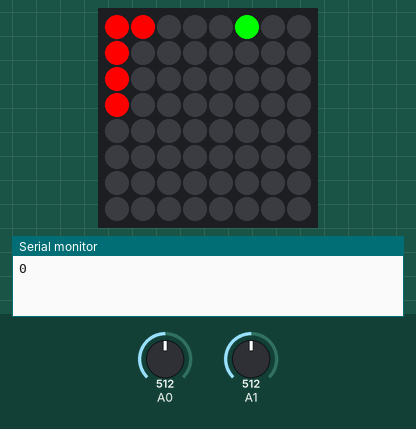
Simulated run of this sketch. Board: Arduino Uno, built with avr-gcc and run on an emulated ATmega328P. Parts: 8×8 RGB LED matrix (first LED top left, wired row by row), the last lines printed to the serial monitor. Inputs (shaded band) come from the test bench; at power-on: A1 = 512, A0 = 512. Random numbers use the default seed unless the sketch sets one.

Above: at 0.13 s.
At 1.2 s:
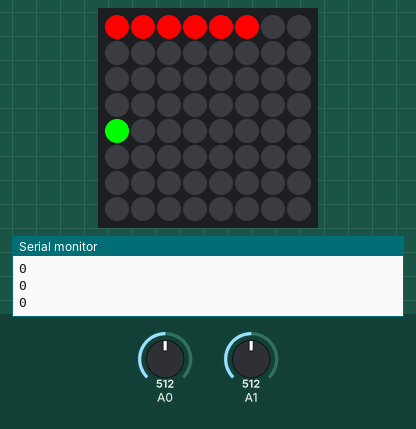
1.3 s: A1 set to 240
At 1.67 s:
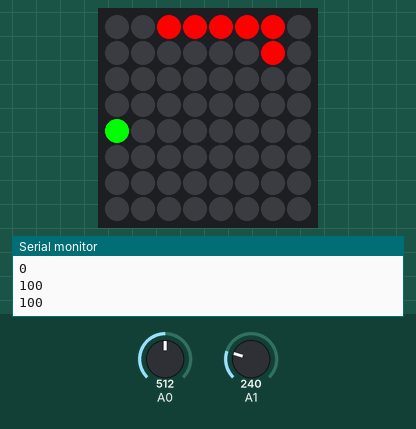
Timing chart, 0 to 4.3 s (numbered marks = the images above; inputs shaded):
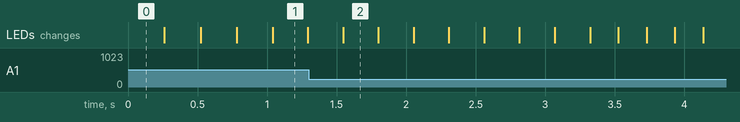

The sketch:

Snake.ino
```cpp
/*
SNAKE GAME
Created by Michael Cameron Welnick
implimented on arduino UNO R3 using adafrui 8x8 bi-Color LED matrix
I2C clock connected to port A5
I2C data connected to port  A4
analog joystick x input connected to port A0
analog joystick y input connected to port A1
*/

#include <Wire.h>
#include "Adafruit_LEDBackpack.h"
#include "Adafruit_GFX.h"
Adafruit_BicolorMatrix matrix = Adafruit_BicolorMatrix();

void setup() {
  Serial.begin(9600);
  matrix.begin(0x70);  // pass in the address

}

int8_t snake_move=3;   // initialize movement to right
int8_t snake_length=5; // initialize snake length
int8_t snake_x[32]={   // initial snake x positions
  0,0,0,0,0,0,0,0,1,2,3,4,5,6,7,7,6,5,4,3,2,1,0,0,1,2,3,4,5,6,7};
int8_t snake_y[32]={   // initial snake y positions
  0,1,2,3,4,5,6,7,7,7,7,7,7,7,7,6,6,6,6,6,6,6,6,5,5,5,5,5,5,5,5};
int8_t apple_x=5;      //initial apple x position
int8_t apple_y=0;      // inital apple y position
int8_t collision = 0;
int break_free = 0;
int delta = 210; // time delay
int score = 0;
void loop() {

  randomSeed(millis());    // initialize random seed
  matrix.setRotation(3);   // set rotation
  Serial.println(score);

  // FOLLOWING
   for (int8_t t=31; t > 0; t--){
    snake_x[t]=snake_x[t-1];
    snake_y[t]=snake_y[t-1];
  }

  // MOVEMENT
  switch (snake_move){
  case 1:  // up
    snake_y[0]--;
    break;

  case 2:  // down
    snake_y[0]++;
    break;

  case 3:  // right
    snake_x[0]++;
    break;

  case 4:  // left
    snake_x[0]--;
    break;
  }

  // Check for colision with self
  for (int8_t h=3; h<=snake_length; h++) // impossible to hit bits 0 through 2
  {
    if (snake_y[0] == snake_y[h] && snake_x[0] == snake_x[h])
    {
      collision = 1;
    }
  }

  //  COLLISION
  // first check for colision with self
  for (int8_t h=3; h<=snake_length; h++) // impossible to hit bits 0 through 2
  {
    if (snake_y[0] == snake_y[h] && snake_x[0] == snake_x[h])
    {
      collision = 1;
    }
  }

  if (snake_x[0] > 7 || snake_x[0] < 0 || snake_y[0] > 7 || snake_y[0] < 0 || collision == 1) // If it hits a wall or itself
  {
    for (int8_t z=0; z <= 1000; z++) // Blink 1000 times
    {

      matrix.clear(); // clear the snake
      matrix.writeDisplay(); // write blank screen
      delay(200); // wait
      matrix.clear();
      for (int8_t i=0; i<snake_length; i++) // Light up the snake
      {
        matrix.drawPixel(snake_x[i],snake_y[i],LED_RED);
      }
      matrix.drawPixel(apple_x, apple_y, LED_GREEN); // Light up apple
      matrix.writeDisplay();  // Write the snake
      delay(200); // wait

    }
  }

  // APPLE GRAB
  if (snake_x[0] == apple_x && snake_y[0] == apple_y)
  {
     snake_length++;
     break_free = 0;
     delta = delta - 5;
     score = score + 100;
    while (break_free <= 0)  {
    break_free = 0;
    apple_x= random(0,7);
    apple_y= random(0,7);
    for (int8_t p=0; p<=snake_length; p++) {

     if (apple_y == snake_y[p] && apple_x == snake_x[p]) {

      break_free = break_free-- ; }
    }
     if (break_free == 0) {
      break_free = 1; }


  }
  }
  // CLEAR
  matrix.clear();

  // LIGHT UP SNAKE
  for (int8_t i=0; i<snake_length; i++){   // light up only length of snake
    matrix.drawPixel(snake_x[i],snake_y[i],LED_RED);
  }
  matrix.drawPixel(apple_x, apple_y, LED_GREEN);  // Light up apple

  // WRITE
  matrix.writeDisplay();


  // DELAY AND READ CONTROLS
  for (int u = 0; u <  delta  ; u++)   // read voltage and update controls during delay
  {
    int sensorValue_x = analogRead(A0);  //read voltage
    int sensorValue_y = analogRead(A1);
    int ecks = sensorValue_x - 516 ;     // normalize
    int why = sensorValue_y - 516 ;
    if (abs(ecks) >= abs(why))           // control update if statements
    {
      if (abs(ecks) > 250 && ecks >0 && snake_move != 3)
      {
        snake_move = 4;  //left
      }
      else if (abs(ecks) > 250 && ecks < 0 && snake_move != 4)
      {
        snake_move = 3; // right
      }
    }
    else
    {
      if (abs(why) > 250 && why > 0 && snake_move != 2 )
      {
        snake_move = 1; //up
      }
      else if (abs(why) > 250 && why < 0 && snake_move != 1)
      {
        snake_move = 2; // down
      }
    }
    delay(1); // delay
  }
}
```
